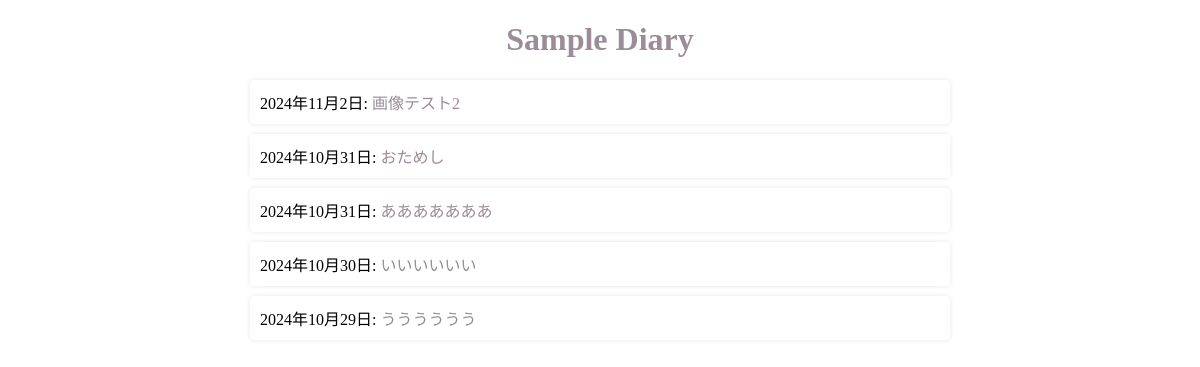
/diary/pages/ (signed in), run on an earlier commit of the app's database.
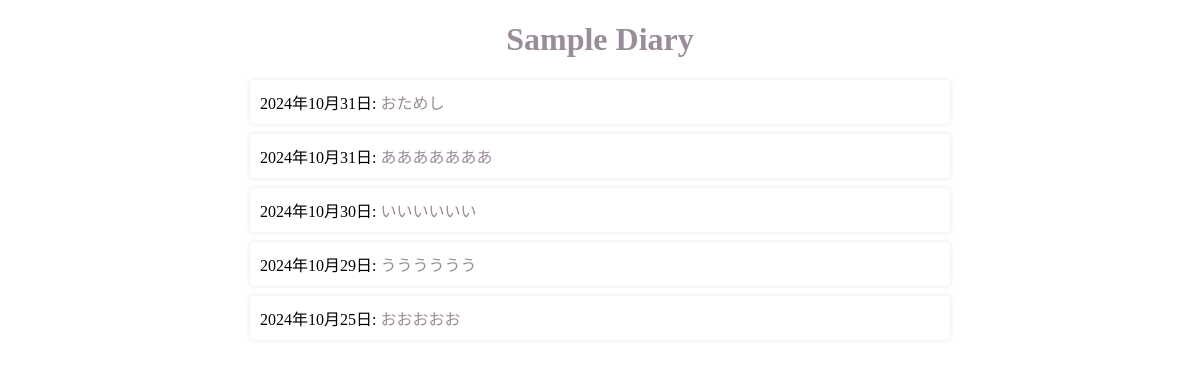
And on a later commit of the database.
### diary/models.py (models this page shows, shortened)
class Page(models.Model):
	id = models.UUIDField(
		primary_key=True, default=uuid.uuid4, editable=False, verbose_name="ID"
	)
	title = models.CharField(
		max_length=100, verbose_name="タイトル"
	)
	body = models.TextField(
		max_length=2000, verbose_name="本文"
	)
	page_date = models.DateField(
		verbose_name="日付"
	)
	picture = models.ImageField(
		upload_to="diary/picture/", blank=True, null=True, verbose_name="写真"
	)
	created_at = models.DateTimeField(
		auto_now_add=True, verbose_name="作成日時"
	)
	updated_at = models.DateTimeField(
		auto_now=True, verbose_name="更新日時"
	)

### diary/views.py (the view)
class PageListView(LoginRequiredMixin, View):
    def get(self, request):
        page_list = Page.objects.order_by("-page_date")
        return render(request, "diary/page_list.html", {"page_list": page_list})

### templates/diary/page_list.html
{% extends "base/diary_base.html" %}
{% block body %}
<ul>
  {% for page in page_list %}
    <li>{{ page.page_date }}:
      <a href="{% url 'diary:page_detail' page.id %}">{{ page.title }}</a>
    </li>
  {% empty %}
    <div>日記のページが1つもありません。</div>
  {% endfor %}
</ul>
{% endblock %}

### templates/base/diary_base.html (shortened to what this page needs)
<!DOCTYPE html>
<html lang="ja">
<head>
  {% load static %}
  <link rel="stylesheet" href="{% static 'diary/css/base.css' %}">
</head>
<body>
  <h1><a href="{% url 'diary:index' %}">Sample Diary</a></h1>
  {% block body %}
  {% endblock %}
</body>
</html>

### static/diary/css/base.css (style rules this page uses)
body { width: 700px; min-height: 300px; margin-right: auto; margin-left: auto; margin-top: 1.5%; margin-bottom: 1.5%; background-color: #ffff; }
h1, h2 { color: #4a4e69; text-align: center; }
a { color: #9a8c98; text-decoration: none; transition: color 0.3s; }
ul { list-style-type: none; padding: 0; }
li { background-color: #fff; margin: 10px 0; padding: 10px; border-radius: 4px; box-shadow: 0 0 5px rgba(0, 0, 0, 0.1); }

What changed in the data, as far as the page shows it:
removed Page: page_date "2024年11月2日", title "画像テスト2"
added Page: page_date "2024年10月25日", title "おおおおお"
